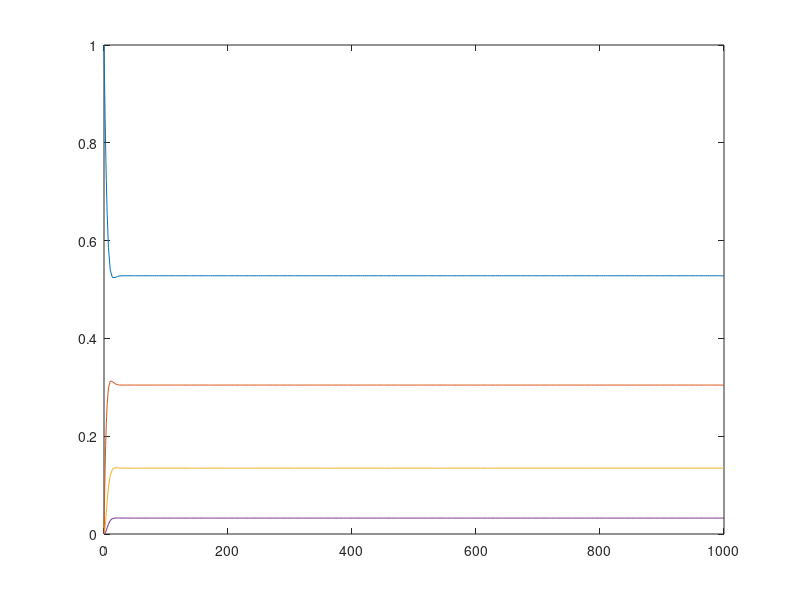

MATLAB code to generate this figure:
clearvars;

r = 1./[11,8,4,1];

A = zeros(4);
A(1,[1,4]) = [-r(1),2*r(4)];
A(2,[1,2]) = [r(1),-r(2)];
A(3,[2,3]) = [r(2),-r(3)];
A(4,[3,4]) = [r(3),-r(4)];

f = @(x) A*x;

sol = ode45(@(t,x) f(x),[0 1000],[1;0;0;0]);

figure;
plot(sol.x,sol.y./sum(sol.y,1))